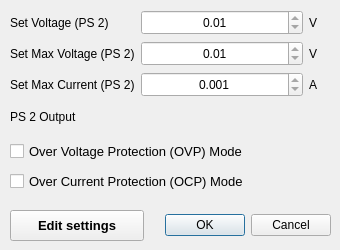
<?xml version="1.0" encoding="UTF-8"?>
<ui version="4.0">
 <class>Dialog</class>
 <widget class="QDialog" name="Dialog">
  <property name="geometry">
   <rect>
    <x>0</x>
    <y>0</y>
    <width>340</width>
    <height>250</height>
   </rect>
  </property>
  <property name="sizePolicy">
   <sizepolicy hsizetype="Fixed" vsizetype="Fixed">
    <horstretch>0</horstretch>
    <verstretch>0</verstretch>
   </sizepolicy>
  </property>
  <property name="minimumSize">
   <size>
    <width>340</width>
    <height>250</height>
   </size>
  </property>
  <property name="maximumSize">
   <size>
    <width>340</width>
    <height>250</height>
   </size>
  </property>
  <property name="windowTitle">
   <string>Dialog</string>
  </property>
  <widget class="QCheckBox" name="ocpCheckBox">
   <property name="geometry">
    <rect>
     <x>10</x>
     <y>170</y>
     <width>237</width>
     <height>23</height>
    </rect>
   </property>
   <property name="font">
    <font>
     <pointsize>10</pointsize>
    </font>
   </property>
   <property name="toolTip">
    <string>Disable OVP/Enable OCP or Enable OVP/Disable OCP</string>
   </property>
   <property name="text">
    <string>Over Current Protection (OCP) Mode</string>
   </property>
   <property name="checked">
    <bool>false</bool>
   </property>
  </widget>
  <widget class="QCheckBox" name="ovpCheckBox">
   <property name="geometry">
    <rect>
     <x>10</x>
     <y>140</y>
     <width>238</width>
     <height>23</height>
    </rect>
   </property>
   <property name="font">
    <font>
     <pointsize>10</pointsize>
    </font>
   </property>
   <property name="toolTip">
    <string>Enable OVP/Disable OCP or Disable OVP/Enable OCP</string>
   </property>
   <property name="text">
    <string>Over Voltage Protection (OVP) Mode</string>
   </property>
  </widget>
  <widget class="QDialogButtonBox" name="advsetButtonBox">
   <property name="geometry">
    <rect>
     <x>160</x>
     <y>210</y>
     <width>171</width>
     <height>30</height>
    </rect>
   </property>
   <property name="orientation">
    <enum>Qt::Horizontal</enum>
   </property>
   <property name="standardButtons">
    <set>QDialogButtonBox::Cancel|QDialogButtonBox::Ok</set>
   </property>
  </widget>
  <widget class="QPushButton" name="settingsEditButton">
   <property name="geometry">
    <rect>
     <x>10</x>
     <y>210</y>
     <width>134</width>
     <height>31</height>
    </rect>
   </property>
   <property name="minimumSize">
    <size>
     <width>0</width>
     <height>0</height>
    </size>
   </property>
   <property name="maximumSize">
    <size>
     <width>16777215</width>
     <height>16777215</height>
    </size>
   </property>
   <property name="font">
    <font>
     <pointsize>10</pointsize>
     <weight>75</weight>
     <bold>true</bold>
    </font>
   </property>
   <property name="text">
    <string>Edit settings</string>
   </property>
   <property name="autoDefault">
    <bool>false</bool>
   </property>
  </widget>
  <widget class="QWidget" name="gridLayoutWidget">
   <property name="geometry">
    <rect>
     <x>10</x>
     <y>10</y>
     <width>321</width>
     <height>121</height>
    </rect>
   </property>
   <layout class="QGridLayout" name="infoLayout">
    <item row="2" column="0">
     <widget class="QLabel" name="label_3">
      <property name="minimumSize">
       <size>
        <width>120</width>
        <height>0</height>
       </size>
      </property>
      <property name="toolTip">
       <string>Set max current for power source 2 (Max: 5A)</string>
      </property>
      <property name="text">
       <string>Set Max Current (PS 2)</string>
      </property>
     </widget>
    </item>
    <item row="1" column="0">
     <widget class="QLabel" name="label_4">
      <property name="minimumSize">
       <size>
        <width>120</width>
        <height>0</height>
       </size>
      </property>
      <property name="toolTip">
       <string>Set limit on maximum voltage for power source 2 (Max: 30V)</string>
      </property>
      <property name="text">
       <string>Set Max Voltage (PS 2)</string>
      </property>
     </widget>
    </item>
    <item row="1" column="2">
     <widget class="QLabel" name="currentunitLabel_4">
      <property name="minimumSize">
       <size>
        <width>22</width>
        <height>0</height>
       </size>
      </property>
      <property name="maximumSize">
       <size>
        <width>16777215</width>
        <height>16777215</height>
       </size>
      </property>
      <property name="font">
       <font>
        <pointsize>9</pointsize>
       </font>
      </property>
      <property name="text">
       <string>V</string>
      </property>
     </widget>
    </item>
    <item row="2" column="2">
     <widget class="QLabel" name="currentunitLabel">
      <property name="minimumSize">
       <size>
        <width>22</width>
        <height>0</height>
       </size>
      </property>
      <property name="maximumSize">
       <size>
        <width>16777215</width>
        <height>16777215</height>
       </size>
      </property>
      <property name="font">
       <font>
        <pointsize>9</pointsize>
       </font>
      </property>
      <property name="text">
       <string>A</string>
      </property>
     </widget>
    </item>
    <item row="0" column="0">
     <widget class="QLabel" name="label_2">
      <property name="minimumSize">
       <size>
        <width>120</width>
        <height>0</height>
       </size>
      </property>
      <property name="toolTip">
       <string>Set voltage for power source 2 (Max: 30V)</string>
      </property>
      <property name="text">
       <string>Set Voltage (PS 2)</string>
      </property>
     </widget>
    </item>
    <item row="0" column="2">
     <widget class="QLabel" name="currentunitLabel_2">
      <property name="minimumSize">
       <size>
        <width>22</width>
        <height>0</height>
       </size>
      </property>
      <property name="maximumSize">
       <size>
        <width>16777215</width>
        <height>16777215</height>
       </size>
      </property>
      <property name="font">
       <font>
        <pointsize>9</pointsize>
       </font>
      </property>
      <property name="text">
       <string>V</string>
      </property>
     </widget>
    </item>
    <item row="3" column="0">
     <widget class="QLabel" name="label_5">
      <property name="minimumSize">
       <size>
        <width>120</width>
        <height>0</height>
       </size>
      </property>
      <property name="toolTip">
       <string>Enable/Disable power source 2 channel outputs</string>
      </property>
      <property name="text">
       <string>PS 2 Output </string>
      </property>
     </widget>
    </item>
    <item row="0" column="1">
     <widget class="QDoubleSpinBox" name="setvoltageDisplay">
      <property name="sizePolicy">
       <sizepolicy hsizetype="Expanding" vsizetype="Fixed">
        <horstretch>0</horstretch>
        <verstretch>0</verstretch>
       </sizepolicy>
      </property>
      <property name="maximumSize">
       <size>
        <width>16777215</width>
        <height>25</height>
       </size>
      </property>
      <property name="alignment">
       <set>Qt::AlignCenter</set>
      </property>
      <property name="readOnly">
       <bool>true</bool>
      </property>
      <property name="correctionMode">
       <enum>QAbstractSpinBox::CorrectToNearestValue</enum>
      </property>
      <property name="decimals">
       <number>2</number>
      </property>
      <property name="minimum">
       <double>0.010000000000000</double>
      </property>
      <property name="maximum">
       <double>30.000000000000000</double>
      </property>
      <property name="singleStep">
       <double>0.010000000000000</double>
      </property>
     </widget>
    </item>
    <item row="1" column="1">
     <widget class="QDoubleSpinBox" name="maxvoltageDisplay">
      <property name="sizePolicy">
       <sizepolicy hsizetype="Expanding" vsizetype="Fixed">
        <horstretch>0</horstretch>
        <verstretch>0</verstretch>
       </sizepolicy>
      </property>
      <property name="maximumSize">
       <size>
        <width>16777215</width>
        <height>25</height>
       </size>
      </property>
      <property name="alignment">
       <set>Qt::AlignCenter</set>
      </property>
      <property name="readOnly">
       <bool>true</bool>
      </property>
      <property name="correctionMode">
       <enum>QAbstractSpinBox::CorrectToNearestValue</enum>
      </property>
      <property name="decimals">
       <number>2</number>
      </property>
      <property name="minimum">
       <double>0.010000000000000</double>
      </property>
      <property name="maximum">
       <double>30.000000000000000</double>
      </property>
      <property name="singleStep">
       <double>0.010000000000000</double>
      </property>
     </widget>
    </item>
    <item row="2" column="1">
     <widget class="QDoubleSpinBox" name="maxcurrentDisplay">
      <property name="sizePolicy">
       <sizepolicy hsizetype="Expanding" vsizetype="Fixed">
        <horstretch>0</horstretch>
        <verstretch>0</verstretch>
       </sizepolicy>
      </property>
      <property name="maximumSize">
       <size>
        <width>16777215</width>
        <height>25</height>
       </size>
      </property>
      <property name="alignment">
       <set>Qt::AlignCenter</set>
      </property>
      <property name="readOnly">
       <bool>true</bool>
      </property>
      <property name="correctionMode">
       <enum>QAbstractSpinBox::CorrectToNearestValue</enum>
      </property>
      <property name="decimals">
       <number>3</number>
      </property>
      <property name="minimum">
       <double>0.001000000000000</double>
      </property>
      <property name="maximum">
       <double>5.000000000000000</double>
      </property>
      <property name="singleStep">
       <double>0.001000000000000</double>
      </property>
     </widget>
    </item>
   </layout>
  </widget>
 </widget>
 <resources/>
 <connections>
  <connection>
   <sender>advsetButtonBox</sender>
   <signal>accepted()</signal>
   <receiver>Dialog</receiver>
   <slot>accept()</slot>
   <hints>
    <hint type="sourcelabel">
     <x>248</x>
     <y>254</y>
    </hint>
    <hint type="destinationlabel">
     <x>157</x>
     <y>274</y>
    </hint>
   </hints>
  </connection>
  <connection>
   <sender>advsetButtonBox</sender>
   <signal>rejected()</signal>
   <receiver>Dialog</receiver>
   <slot>reject()</slot>
   <hints>
    <hint type="sourcelabel">
     <x>316</x>
     <y>260</y>
    </hint>
    <hint type="destinationlabel">
     <x>286</x>
     <y>274</y>
    </hint>
   </hints>
  </connection>
 </connections>
</ui>
